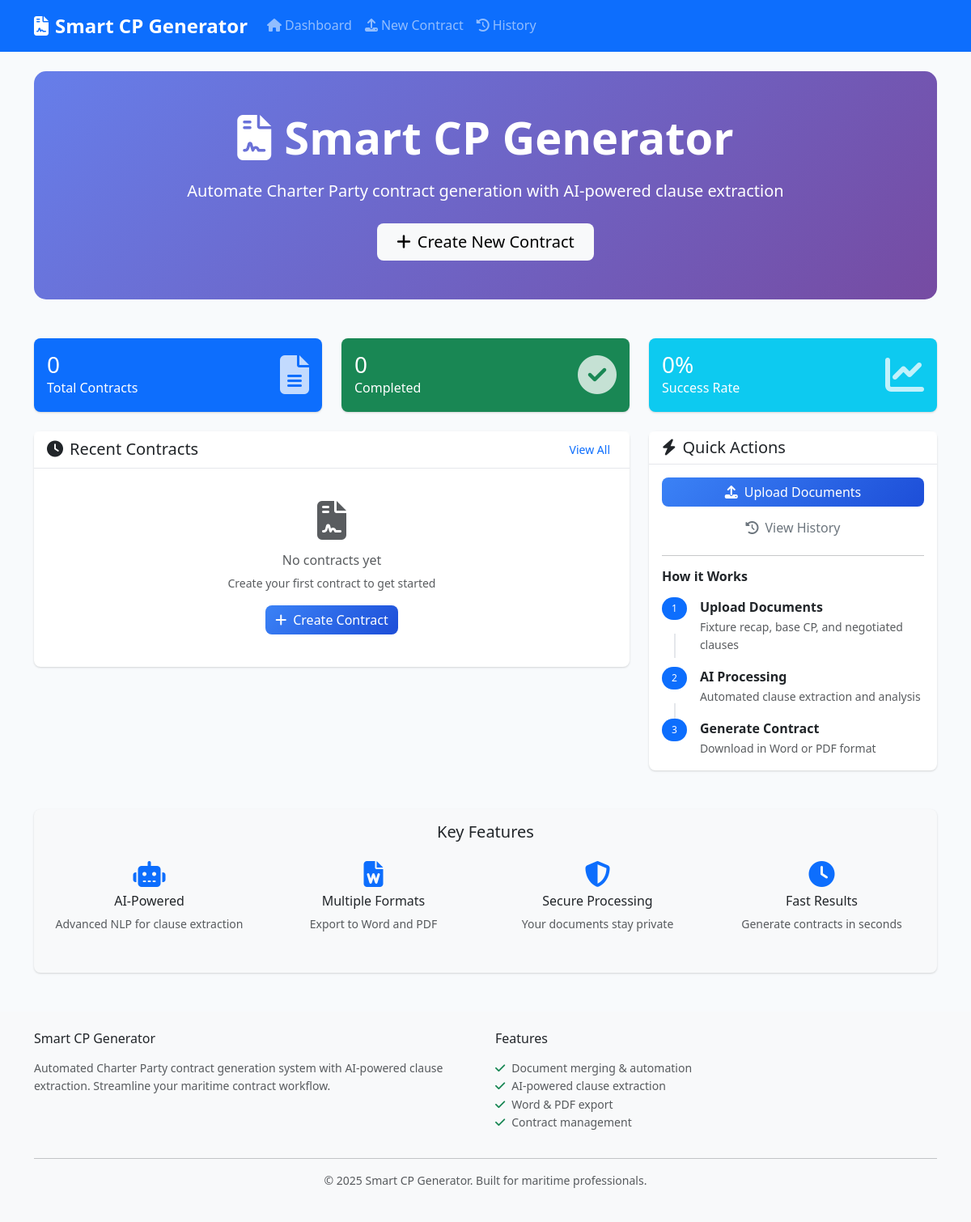
Before: / with the older database file.
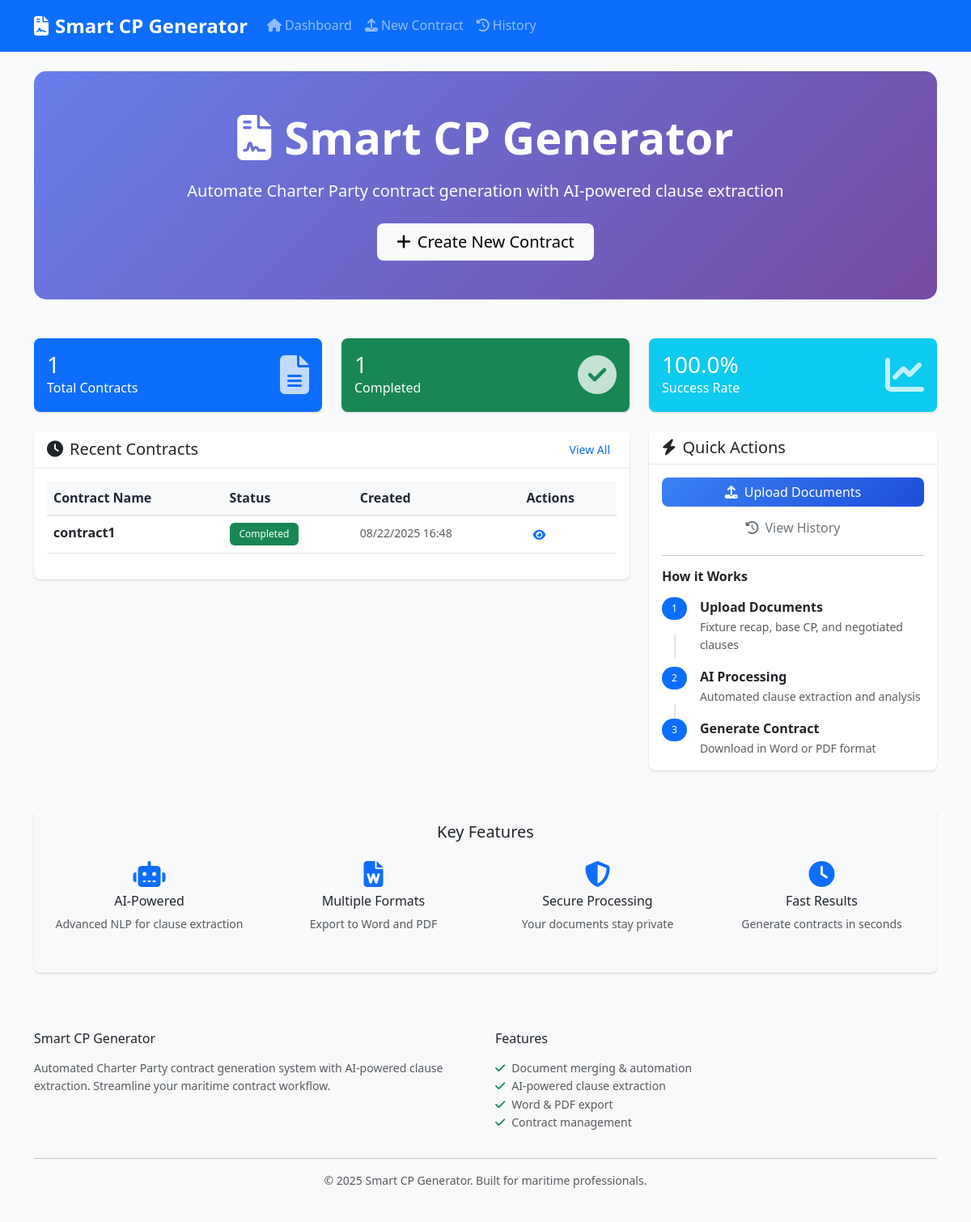
After: the same page with the newer database file.
### models.py (models this page shows, shortened)
class Contract(db.Model):
    id = db.Column(db.Integer, primary_key=True)
    contract_name = db.Column(db.String(255), nullable=False)
    fixture_recap_content = db.Column(Text)
    base_cp_content = db.Column(Text)
    negotiated_clauses_content = db.Column(Text)
    final_contract_content = db.Column(Text)
    extracted_clauses = db.Column(Text)  # JSON string of extracted clauses
    created_at = db.Column(db.DateTime, default=datetime.utcnow)
    updated_at = db.Column(db.DateTime, default=datetime.utcnow, onupdate=datetime.utcnow)
    status = db.Column(db.String(50), default='draft')  # draft, processing, completed, error
    docx_path = db.Column(db.String(255))
    pdf_path = db.Column(db.String(255))

### routes.py (the view)
@app.route('/')
def index():
    recent_contracts = Contract.query.order_by(Contract.updated_at.desc()).limit(5).all()
    total_contracts = Contract.query.count()
    completed_contracts = Contract.query.filter_by(status='completed').count()
    stats = {
        'total': total_contracts,
        'completed': completed_contracts,
        'success_rate': round((completed_contracts / total_contracts * 100) if total_contracts > 0 else 0, 1)
    }
    return render_template('index.html', recent_contracts=recent_contracts, stats=stats)

### templates/index.html (shortened to what the changed rows need)
{% extends "base.html" %}
{% block content %}
<div class="row">
    <div class="col-12">
        <div class="hero-section text-center py-5 mb-5" style="background: linear-gradient(135deg, #667eea 0%, #764ba2 100%); border-radius: 15px; color: white;">
            <div class="container">
                <h1 class="display-4 fw-bold mb-3">
                    <i class="fas fa-file-contract me-3"></i>Smart CP Generator
                </h1>
            </div>
        </div>
    </div>
</div>
<div class="row">
    <div class="col-md-4 mb-4">
        <div class="card bg-primary text-white h-100">
            <div class="card-body d-flex align-items-center">
                <div class="flex-grow-1">
                    <h3 class="card-title mb-0">{{ stats.total }}</h3>
                    <p class="card-text">Total Contracts</p>
                </div>
            </div>
        </div>
    </div>
    <div class="col-md-4 mb-4">
        <div class="card bg-success text-white h-100">
            <div class="card-body d-flex align-items-center">
                <div class="flex-grow-1">
                    <h3 class="card-title mb-0">{{ stats.completed }}</h3>
                    <p class="card-text">Completed</p>
                </div>
            </div>
        </div>
    </div>
    <div class="col-md-4 mb-4">
        <div class="card bg-info text-white h-100">
            <div class="card-body d-flex align-items-center">
                <div class="flex-grow-1">
                    <h3 class="card-title mb-0">{{ stats.success_rate }}%</h3>
                    <p class="card-text">Success Rate</p>
                </div>
            </div>
        </div>
    </div>
</div>
<div class="row">
    <div class="col-md-8 mb-4">
        <div class="card">
            <div class="card-body">
                {% if recent_contracts %}
                    <div class="table-responsive">
                        <table class="table table-hover">
                            <thead class="table-light">
                                <tr>
                                    <th>Contract Name</th>
                                    <th>Status</th>
                                    <th>Created</th>
                                    <th>Actions</th>
                                </tr>
                            </thead>
                            <tbody>
                                {% for contract in recent_contracts %}
                                <tr>
                                    <td>
                                        <strong>{{ contract.contract_name }}</strong>
                                    </td>
                                    <td>
                                        <span class="badge bg-{{ 'success' if contract.status == 'completed' else 'warning' if contract.status == 'processing' else 'danger' }}">
                                            {{ contract.status.title() }}
                                        </span>
                                    </td>
                                    <td>
                                        <small class="text-muted">
                                            {{ contract.created_at.strftime('%m/%d/%Y %H:%M') if contract.created_at else 'N/A' }}
                                        </small>
                                    </td>
                                    <td>
                                        {% if contract.status == 'completed' %}
                                            <a href="{{ url_for('preview_contract', contract_id=contract.id) }}"
                                               class="btn btn-sm btn-outline-primary">
                                                <i class="fas fa-eye"></i>
                                            </a>
                                        {% endif %}
                                    </td>
                                </tr>
                                {% endfor %}
                            </tbody>
                        </table>
                    </div>
                {% else %}
                    <div class="text-center py-4">
                        <i class="fas fa-file-contract fa-3x text-muted mb-3"></i>
                        <h6 class="text-muted">No contracts yet</h6>
                        <p class="text-muted small">Create your first contract to get started</p>
                        <a href="{{ url_for('upload_documents') }}" class="btn btn-primary">
                            <i class="fas fa-plus me-2"></i>Create Contract
                        </a>
                    </div>
                {% endif %}
            </div>
        </div>
    </div>
</div>
{% endblock %}

Changed rows visible on the page:
added Contract: contract_name "contract1", status "Completed", created_at "08/22/2025 16:48"
Other visible differences:
{{ stats.total }}: "0" → "1"
{{ stats.completed }}: "0" → "1"
{{ stats.success_rate }}: "0" → "100.0"
text no longer shown: "No contracts yet Create your first contract to get started Create Contract"
text now shown: "Contract Name Status Created Actions"
